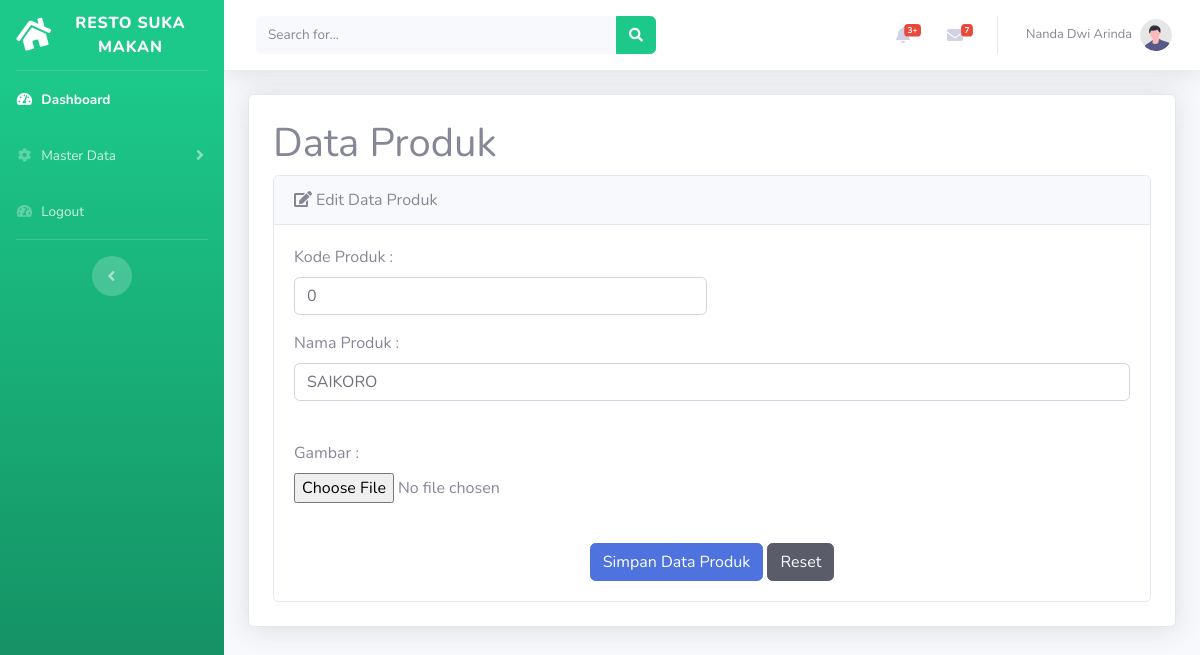
/Seller/index_seller.php?page=data_produk_edit&&id=4 (signed in), run on the app's committed database.
### tables this page shows
CREATE TABLE `tb_user` (
  `id_user` int(11) NOT NULL,
  `nm_user` varchar(50) NOT NULL,
  `username` varchar(15) NOT NULL,
  `password` varchar(15) NOT NULL,
  `nohp` varchar(13) NOT NULL,
  `role` enum('cust','seller') NOT NULL DEFAULT 'cust'
);

CREATE TABLE `tb_produk` (
  `id_produk` int(11) NOT NULL,
  `kd_produk` int(11) NOT NULL,
  `nm_produk` varchar(50) NOT NULL,
  `gambar` text NOT NULL
);

### Seller/index_seller.php (the view, shortened to what this page needs)
<?php
include "../koneksi.php";
$sql = mysqli_query($con, "select * from tb_user where id_user = '$_SESSION[id_user]'");
$row = mysqli_fetch_assoc($sql);
?>
<!DOCTYPE html>
<html lang="en">
<head>
    <link href="assets/vendor/fontawesome-free/css/all.min.css" rel="stylesheet" type="text/css">
    <link href="assets/css/sb-admin-2.min.css" rel="stylesheet">
</head>
<body id="page-top">
    <div id="wrapper">
        <ul class="navbar-nav bg-gradient-success sidebar sidebar-dark accordion" id="accordionSidebar">
            <a class="sidebar-brand d-flex align-items-center justify-content-center" href="index.html">
                <div class="sidebar-brand-icon rotate-n-15">
                    <i class="fa">&#xf015;</i>
                </div>
                <div class="sidebar-brand-text mx-3"> RESTO SUKA MAKAN </div>
            </a>
            <hr class="sidebar-divider my-0">
            <li class="nav-item active">
                <a class="nav-link" href="index_seller.php">
                    <i class="fas fa-fw fa-tachometer-alt"></i>
                    <span>Dashboard</span></a>
            </li>
            <li class="nav-item">
                <a class="nav-link collapsed" href="#" data-toggle="collapse" data-target="#collapseTwo" aria-expanded="true" aria-controls="collapseTwo">
                    <i class="fas fa-fw fa-cog"></i>
                    <span>Master Data</span>
                </a>
            </li>
            <li class="nav-item">
                <a class="nav-link" href="logout.php">
                    <i class="fas fa-fw fa-tachometer-alt"></i>
                    <span>Logout</span></a>
            </li>
            <hr class="sidebar-divider d-none d-md-block">
            <div class="text-center d-none d-md-inline">
                <button class="rounded-circle border-0" id="sidebarToggle"></button>
            </div>
        </ul>
        <div id="content-wrapper" class="d-flex flex-column">
            <div id="content">
                <nav class="navbar navbar-expand navbar-light bg-white topbar mb-4 static-top shadow">
                    <form class="d-none d-sm-inline-block form-inline mr-auto ml-md-3 my-2 my-md-0 mw-100 navbar-search">
                        <div class="input-group">
                            <input type="text" class="form-control bg-light border-0 small" placeholder="Search for..." aria-label="Search" aria-describedby="basic-addon2">
                            <div class="input-group-append">
                                <button class="btn btn-success" type="button">
                                    <i class="fas fa-search fa-sm"></i>
                                </button>
                            </div>
                        </div>
                    </form>
                    <ul class="navbar-nav ml-auto">
                        <li class="nav-item dropdown no-arrow mx-1">
                            <a class="nav-link dropdown-toggle" href="#" id="alertsDropdown" role="button" data-toggle="dropdown" aria-haspopup="true" aria-expanded="false">
                                <i class="fas fa-bell fa-fw"></i>
                                <span class="badge badge-danger badge-counter">3+</span>
                            </a>
                        </li>
                        <li class="nav-item dropdown no-arrow mx-1">
                            <a class="nav-link dropdown-toggle" href="#" id="messagesDropdown" role="button" data-toggle="dropdown" aria-haspopup="true" aria-expanded="false">
                                <i class="fas fa-envelope fa-fw"></i>
                                <span class="badge badge-danger badge-counter">7</span>
                            </a>
                        </li>
                        <li class="nav-item dropdown no-arrow">
                            <a class="nav-link dropdown-toggle" href="#" id="userDropdown" role="button" data-toggle="dropdown" aria-haspopup="true" aria-expanded="false">
                                <span class="mr-2 d-none d-lg-inline text-gray-600 small"><?= $row['nm_user']; ?></span>
                                <img class="img-profile rounded-circle" src="assets/img/undraw_profile.svg">
                            </a>
                        </li>
                    </ul>
                </nav>
                <div class="container-fluid">
                    <?php
                    if (isset($_GET['page'])) {
                        $page = $_GET['page'];
                        switch ($page) {
                            case 'data_produk_edit';
                                include "data_produk_edit.php";
                                break;
                        }
                    } else {
                        include "beranda.php";
                    }
                    ?>
                </div>
            </div>
        </div>
</body>
</html>

### Seller/data_produk_edit.php (shortened to what this page needs)
<?php
include "../koneksi.php";
$sql = mysqli_query($con, "Select * from tb_produk where id_produk ='$_GET[id]'");
$rp = mysqli_fetch_array($sql);
?>
<div class="card shadow mb-4">
    <div class="container-fluid">
        <h1 class="mt-4">Data Produk</h1>
        <div class="card mb-4">
            <div class="card-header"><i class="fas fa-edit mr-1"></i>Edit Data Produk</div>
            <div class="card-body">
                <form method="POST" enctype="multipart/form-data">
                    <div class="form-row">
                        <div class="col-md-6">
                            <div class="form-group">
                                <label>Kode Produk :</label>
                                <input type="text" name="kd_produk" class="form-control" value="<?php echo "$rp[kd_produk]"; ?>">
                            </div>
                        </div>
                    </div>
                    <div class="form-row">
                        <div class="col-md-12">
                            <div class="form-group">
                                <label>Nama Produk :</label>
                                <input type="text" name="nm_produk" class="form-control" value="<?php echo "$rp[nm_produk]"; ?>">
                            </div>
                        </div>
                    </div><br>
                    <div class="form-row">
                        <div class="col-md-6">
                            <div class="form-group">
                                <label>Gambar :</label><br>
                                <input type="file" name="gambar">
                            </div>
                        </div>
                    </div>
                    <center>
                        <div class="form-group mt-4 mb-0">
                            <input type="submit" name="update" class="btn btn-primary" value="Simpan Data Produk">
                            <button type="reset" class="btn btn-dark">Reset</button>
                        </div>
                    </center>
                </form>
            </div>
        </div>
    </div>
</div>

### data on the page
tb_user: nm_user "Nanda Dwi Arinda"
tb_produk: kd_produk "0", nm_produk "SAIKORO"
